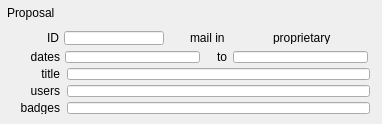
    <widget class="caFrame" name="caFrame_2">
     <property name="geometry">
      <rect>
       <x>0</x>
       <y>0</y>
       <width>382</width>
       <height>124</height>
      </rect>
     </property>
     <widget class="caLabel" name="caLabel_3">
      <property name="geometry">
       <rect>
        <x>7</x>
        <y>5</y>
        <width>120</width>
        <height>16</height>
       </rect>
      </property>
      <property name="text">
       <string>Proposal</string>
      </property>
      <property name="alignment">
       <set>Qt::AlignAbsolute|Qt::AlignLeading|Qt::AlignLeft|Qt::AlignVCenter</set>
      </property>
      <property name="fontScaleMode">
       <enum>ESimpleLabel::WidthAndHeight</enum>
      </property>
      <property name="foreground">
       <color>
        <red>0</red>
        <green>0</green>
        <blue>0</blue>
       </color>
      </property>
      <property name="background">
       <color alpha="0">
        <red>0</red>
        <green>0</green>
        <blue>0</blue>
       </color>
      </property>
      <property name="frameShape">
       <enum>QFrame::NoFrame</enum>
      </property>
     </widget>
     <widget class="caGraphics" name="caRectangle_0">
      <property name="geometry">
       <rect>
        <x>0</x>
        <y>0</y>
        <width>380</width>
        <height>122</height>
       </rect>
      </property>
      <property name="foreground">
       <color>
        <red>0</red>
        <green>0</green>
        <blue>0</blue>
       </color>
      </property>
      <property name="linestyle" stdset="0">
       <enum>caGraphics::Solid</enum>
      </property>
      <property name="lineSize">
       <number>2</number>
      </property>
      <property name="lineColor">
       <color>
        <red>0</red>
        <green>0</green>
        <blue>0</blue>
       </color>
      </property>
      <property name="form">
       <enum>caGraphics::Rectangle</enum>
      </property>
      <property name="background" stdset="0">
       <color alpha="0">
        <red>0</red>
        <green>0</green>
        <blue>0</blue>
       </color>
      </property>
     </widget>
     <widget class="caFrame" name="caFrame_3">
      <property name="geometry">
       <rect>
        <x>29</x>
        <y>30</y>
        <width>346</width>
        <height>18</height>
       </rect>
      </property>
      <widget class="caFrame" name="caFrame_4">
       <property name="geometry">
        <rect>
         <x>140</x>
         <y>0</y>
         <width>73</width>
         <height>18</height>
        </rect>
       </property>
       <widget class="caLabel" name="caLabel_4">
        <property name="geometry">
         <rect>
          <x>21</x>
          <y>2</y>
          <width>50</width>
          <height>12</height>
         </rect>
        </property>
        <property name="text">
         <string>mail in</string>
        </property>
        <property name="alignment">
         <set>Qt::AlignAbsolute|Qt::AlignLeading|Qt::AlignLeft|Qt::AlignVCenter</set>
        </property>
        <property name="fontScaleMode">
         <enum>ESimpleLabel::WidthAndHeight</enum>
        </property>
        <property name="foreground">
         <color>
          <red>0</red>
          <green>0</green>
          <blue>0</blue>
         </color>
        </property>
        <property name="background">
         <color alpha="0">
          <red>0</red>
          <green>0</green>
          <blue>0</blue>
         </color>
        </property>
        <property name="frameShape">
         <enum>QFrame::NoFrame</enum>
        </property>
       </widget>
       <widget class="caFrame" name="caFrame_5">
        <property name="geometry">
         <rect>
          <x>0</x>
          <y>0</y>
          <width>18</width>
          <height>18</height>
         </rect>
        </property>
        <widget class="caGraphics" name="caRectangle_1">
         <property name="geometry">
          <rect>
           <x>0</x>
           <y>0</y>
           <width>16</width>
           <height>16</height>
          </rect>
         </property>
         <property name="foreground">
          <color>
           <red>0</red>
           <green>0</green>
           <blue>0</blue>
          </color>
         </property>
         <property name="linestyle" stdset="0">
          <enum>caGraphics::Solid</enum>
         </property>
         <property name="lineColor">
          <color>
           <red>0</red>
           <green>0</green>
           <blue>0</blue>
          </color>
         </property>
         <property name="channel" stdset="0">
          <string>$(P)proposal:mailInFlag</string>
         </property>
         <property name="form">
          <enum>caGraphics::Rectangle</enum>
         </property>
         <property name="background" stdset="0">
          <color alpha="0">
           <red>0</red>
           <green>0</green>
           <blue>0</blue>
          </color>
         </property>
        </widget>
        <widget class="caGraphics" name="caRectangle_2">
         <property name="geometry">
          <rect>
           <x>4</x>
           <y>4</y>
           <width>8</width>
           <height>8</height>
          </rect>
         </property>
         <property name="foreground">
          <color>
           <red>0</red>
           <green>0</green>
           <blue>0</blue>
          </color>
         </property>
         <property name="linestyle" stdset="0">
          <enum>caGraphics::Solid</enum>
         </property>
         <property name="fillstyle" stdset="0">
          <enum>caGraphics::Filled</enum>
         </property>
         <property name="lineColor">
          <color>
           <red>0</red>
           <green>0</green>
           <blue>0</blue>
          </color>
         </property>
         <property name="visibility">
          <enum>caGraphics::IfNotZero</enum>
         </property>
         <property name="channel" stdset="0">
          <string>$(P)proposal:mailInFlag</string>
         </property>
         <property name="form">
          <enum>caGraphics::Rectangle</enum>
         </property>
        </widget>
       </widget>
      </widget>
      <widget class="caFrame" name="caFrame_6">
       <property name="geometry">
        <rect>
         <x>223</x>
         <y>0</y>
         <width>123</width>
         <height>18</height>
        </rect>
       </property>
       <widget class="caFrame" name="caFrame_7">
        <property name="geometry">
         <rect>
          <x>0</x>
          <y>0</y>
          <width>18</width>
          <height>18</height>
         </rect>
        </property>
        <widget class="caGraphics" name="caRectangle_3">
         <property name="geometry">
          <rect>
           <x>0</x>
           <y>0</y>
           <width>16</width>
           <height>16</height>
          </rect>
         </property>
         <property name="foreground">
          <color>
           <red>0</red>
           <green>0</green>
           <blue>0</blue>
          </color>
         </property>
         <property name="linestyle" stdset="0">
          <enum>caGraphics::Solid</enum>
         </property>
         <property name="lineColor">
          <color>
           <red>0</red>
           <green>0</green>
           <blue>0</blue>
          </color>
         </property>
         <property name="channel" stdset="0">
          <string>$(P)proposal:mailInFlag</string>
         </property>
         <property name="form">
          <enum>caGraphics::Rectangle</enum>
         </property>
         <property name="background" stdset="0">
          <color alpha="0">
           <red>0</red>
           <green>0</green>
           <blue>0</blue>
          </color>
         </property>
        </widget>
        <widget class="caGraphics" name="caRectangle_4">
         <property name="geometry">
          <rect>
           <x>4</x>
           <y>4</y>
           <width>8</width>
           <height>8</height>
          </rect>
         </property>
         <property name="foreground">
          <color>
           <red>0</red>
           <green>0</green>
           <blue>0</blue>
          </color>
         </property>
         <property name="linestyle" stdset="0">
          <enum>caGraphics::Solid</enum>
         </property>
         <property name="fillstyle" stdset="0">
          <enum>caGraphics::Filled</enum>
         </property>
         <property name="lineColor">
          <color>
           <red>0</red>
           <green>0</green>
           <blue>0</blue>
          </color>
         </property>
         <property name="visibility">
          <enum>caGraphics::IfNotZero</enum>
         </property>
         <property name="channel" stdset="0">
          <string>$(P)proposal:proprietaryFlag</string>
         </property>
         <property name="form">
          <enum>caGraphics::Rectangle</enum>
         </property>
        </widget>
       </widget>
       <widget class="caLabel" name="caLabel_5">
        <property name="geometry">
         <rect>
          <x>21</x>
          <y>2</y>
          <width>100</width>
          <height>12</height>
         </rect>
        </property>
        <property name="text">
         <string>proprietary</string>
        </property>
        <property name="alignment">
         <set>Qt::AlignAbsolute|Qt::AlignLeading|Qt::AlignLeft|Qt::AlignVCenter</set>
        </property>
        <property name="fontScaleMode">
         <enum>ESimpleLabel::WidthAndHeight</enum>
        </property>
        <property name="foreground">
         <color>
          <red>0</red>
          <green>0</green>
          <blue>0</blue>
         </color>
        </property>
        <property name="background">
         <color alpha="0">
          <red>0</red>
          <green>0</green>
          <blue>0</blue>
         </color>
        </property>
        <property name="frameShape">
         <enum>QFrame::NoFrame</enum>
        </property>
       </widget>
      </widget>
      <widget class="caFrame" name="caFrame_8">
       <property name="geometry">
        <rect>
         <x>0</x>
         <y>1</y>
         <width>137</width>
         <height>16</height>
        </rect>
       </property>
       <widget class="caLabel" name="caLabel_6">
        <property name="geometry">
         <rect>
          <x>0</x>
          <y>0</y>
          <width>30</width>
          <height>14</height>
         </rect>
        </property>
        <property name="text">
         <string>ID</string>
        </property>
        <property name="alignment">
         <set>Qt::AlignAbsolute|Qt::AlignRight|Qt::AlignTrailing|Qt::AlignVCenter</set>
        </property>
        <property name="fontScaleMode">
         <enum>ESimpleLabel::WidthAndHeight</enum>
        </property>
        <property name="foreground">
         <color>
          <red>0</red>
          <green>0</green>
          <blue>0</blue>
         </color>
        </property>
        <property name="background">
         <color alpha="0">
          <red>0</red>
          <green>0</green>
          <blue>0</blue>
         </color>
        </property>
        <property name="frameShape">
         <enum>QFrame::NoFrame</enum>
        </property>
       </widget>
       <widget class="caTextEntry" name="caTextEntry_2">
        <property name="geometry">
         <rect>
          <x>35</x>
          <y>0</y>
          <width>100</width>
          <height>14</height>
         </rect>
        </property>
        <property name="channel" stdset="0">
         <string>$(P)proposal:id</string>
        </property>
        <property name="foreground">
         <color>
          <red>0</red>
          <green>0</green>
          <blue>0</blue>
         </color>
        </property>
        <property name="background">
         <color>
          <red>153</red>
          <green>255</green>
          <blue>255</blue>
         </color>
        </property>
        <property name="colorMode">
         <enum>caLineEdit::Static</enum>
        </property>
        <property name="precisionMode">
         <enum>caLineEdit::Channel</enum>
        </property>
        <property name="limitsMode">
         <enum>caLineEdit::Channel</enum>
        </property>
        <property name="maxValue">
         <double>1.000000000000000</double>
        </property>
        <property name="minValue">
         <double>0.000000000000000</double>
        </property>
        <property name="fontScaleMode" stdset="0">
         <enum>caLineEdit::WidthAndHeight</enum>
        </property>
        <property name="formatType">
         <enum>caLineEdit::decimal</enum>
        </property>
       </widget>
      </widget>
     </widget>
     <widget class="caFrame" name="caFrame_9">
      <property name="geometry">
       <rect>
        <x>10</x>
        <y>51</y>
        <width>360</width>
        <height>14</height>
       </rect>
      </property>
      <widget class="caLabel" name="caLabel_7">
       <property name="geometry">
        <rect>
         <x>0</x>
         <y>0</y>
         <width>50</width>
         <height>12</height>
        </rect>
       </property>
       <property name="text">
        <string>dates</string>
       </property>
       <property name="alignment">
        <set>Qt::AlignAbsolute|Qt::AlignRight|Qt::AlignTrailing|Qt::AlignVCenter</set>
       </property>
       <property name="fontScaleMode">
        <enum>ESimpleLabel::WidthAndHeight</enum>
       </property>
       <property name="foreground">
        <color>
         <red>0</red>
         <green>0</green>
         <blue>0</blue>
        </color>
       </property>
       <property name="background">
        <color alpha="0">
         <red>0</red>
         <green>0</green>
         <blue>0</blue>
        </color>
       </property>
       <property name="frameShape">
        <enum>QFrame::NoFrame</enum>
       </property>
      </widget>
      <widget class="caTextEntry" name="caTextEntry_3">
       <property name="geometry">
        <rect>
         <x>55</x>
         <y>0</y>
         <width>135</width>
         <height>12</height>
        </rect>
       </property>
       <property name="channel" stdset="0">
        <string>$(P)proposal:startDate</string>
       </property>
       <property name="foreground">
        <color>
         <red>0</red>
         <green>0</green>
         <blue>0</blue>
        </color>
       </property>
       <property name="background">
        <color>
         <red>235</red>
         <green>241</green>
         <blue>181</blue>
        </color>
       </property>
       <property name="colorMode">
        <enum>caLineEdit::Static</enum>
       </property>
       <property name="precisionMode">
        <enum>caLineEdit::Channel</enum>
       </property>
       <property name="limitsMode">
        <enum>caLineEdit::Channel</enum>
       </property>
       <property name="maxValue">
        <double>1.000000000000000</double>
       </property>
       <property name="minValue">
        <double>0.000000000000000</double>
       </property>
       <property name="fontScaleMode" stdset="0">
        <enum>caLineEdit::WidthAndHeight</enum>
       </property>
       <property name="formatType">
        <enum>caLineEdit::decimal</enum>
       </property>
      </widget>
      <widget class="caLabel" name="caLabel_8">
       <property name="geometry">
        <rect>
         <x>195</x>
         <y>0</y>
         <width>22</width>
         <height>12</height>
        </rect>
       </property>
       <property name="text">
        <string>to</string>
       </property>
       <property name="alignment">
        <set>Qt::AlignAbsolute|Qt::AlignRight|Qt::AlignTrailing|Qt::AlignVCenter</set>
       </property>
       <property name="fontScaleMode">
        <enum>ESimpleLabel::WidthAndHeight</enum>
       </property>
       <property name="foreground">
        <color>
         <red>0</red>
         <green>0</green>
         <blue>0</blue>
        </color>
       </property>
       <property name="background">
        <color alpha="0">
         <red>0</red>
         <green>0</green>
         <blue>0</blue>
        </color>
       </property>
       <property name="frameShape">
        <enum>QFrame::NoFrame</enum>
       </property>
      </widget>
      <widget class="caTextEntry" name="caTextEntry_4">
       <property name="geometry">
        <rect>
         <x>223</x>
         <y>0</y>
         <width>135</width>
         <height>12</height>
        </rect>
       </property>
       <property name="channel" stdset="0">
        <string>$(P)proposal:endDate</string>
       </property>
       <property name="foreground">
        <color>
         <red>0</red>
         <green>0</green>
         <blue>0</blue>
        </color>
       </property>
       <property name="background">
        <color>
         <red>235</red>
         <green>241</green>
         <blue>181</blue>
        </color>
       </property>
       <property name="colorMode">
        <enum>caLineEdit::Static</enum>
       </property>
       <property name="precisionMode">
        <enum>caLineEdit::Channel</enum>
       </property>
       <property name="limitsMode">
        <enum>caLineEdit::Channel</enum>
       </property>
       <property name="maxValue">
        <double>1.000000000000000</double>
       </property>
       <property name="minValue">
        <double>0.000000000000000</double>
       </property>
       <property name="fontScaleMode" stdset="0">
        <enum>caLineEdit::WidthAndHeight</enum>
       </property>
       <property name="formatType">
        <enum>caLineEdit::decimal</enum>
       </property>
      </widget>
     </widget>
     <widget class="caFrame" name="caFrame_10">
      <property name="geometry">
       <rect>
        <x>10</x>
        <y>68</y>
        <width>362</width>
        <height>14</height>
       </rect>
      </property>
      <widget class="caLabel" name="caLabel_9">
       <property name="geometry">
        <rect>
         <x>0</x>
         <y>0</y>
         <width>50</width>
         <height>12</height>
        </rect>
       </property>
       <property name="text">
        <string>title</string>
       </property>
       <property name="alignment">
        <set>Qt::AlignAbsolute|Qt::AlignRight|Qt::AlignTrailing|Qt::AlignVCenter</set>
       </property>
       <property name="fontScaleMode">
        <enum>ESimpleLabel::WidthAndHeight</enum>
       </property>
       <property name="foreground">
        <color>
         <red>0</red>
         <green>0</green>
         <blue>0</blue>
        </color>
       </property>
       <property name="background">
        <color alpha="0">
         <red>0</red>
         <green>0</green>
         <blue>0</blue>
        </color>
       </property>
       <property name="frameShape">
        <enum>QFrame::NoFrame</enum>
       </property>
      </widget>
      <widget class="caLineEdit" name="caLineEdit_0">
       <property name="geometry">
        <rect>
         <x>57</x>
         <y>0</y>
         <width>303</width>
         <height>12</height>
        </rect>
       </property>
       <property name="alignment">
        <set>Qt::AlignAbsolute|Qt::AlignLeading|Qt::AlignLeft|Qt::AlignVCenter</set>
       </property>
       <property name="channel" stdset="0">
        <string>$(P)proposal:title</string>
       </property>
       <property name="foreground">
        <color>
         <red>0</red>
         <green>0</green>
         <blue>0</blue>
        </color>
       </property>
       <property name="background">
        <color>
         <red>235</red>
         <green>241</green>
         <blue>181</blue>
        </color>
       </property>
       <property name="colorMode">
        <enum>caLineEdit::Static</enum>
       </property>
       <property name="precisionMode">
        <enum>caLineEdit::Channel</enum>
       </property>
       <property name="limitsMode">
        <enum>caLineEdit::Channel</enum>
       </property>
       <property name="maxValue">
        <double>1.000000000000000</double>
       </property>
       <property name="minValue">
        <double>0.000000000000000</double>
       </property>
       <property name="fontScaleMode" stdset="0">
        <enum>caLineEdit::WidthAndHeight</enum>
       </property>
       <property name="formatType">
        <enum>caLineEdit::string</enum>
       </property>
      </widget>
     </widget>
     <widget class="caFrame" name="caFrame_11">
      <property name="geometry">
       <rect>
        <x>10</x>
        <y>85</y>
        <width>362</width>
        <height>14</height>
       </rect>
      </property>
      <widget class="caLabel" name="caLabel_10">
       <property name="geometry">
        <rect>
         <x>0</x>
         <y>0</y>
         <width>50</width>
         <height>12</height>
        </rect>
       </property>
       <property name="text">
        <string>users</string>
       </property>
       <property name="alignment">
        <set>Qt::AlignAbsolute|Qt::AlignRight|Qt::AlignTrailing|Qt::AlignVCenter</set>
       </property>
       <property name="fontScaleMode">
        <enum>ESimpleLabel::WidthAndHeight</enum>
       </property>
       <property name="foreground">
        <color>
         <red>0</red>
         <green>0</green>
         <blue>0</blue>
        </color>
       </property>
       <property name="background">
        <color alpha="0">
         <red>0</red>
         <green>0</green>
         <blue>0</blue>
        </color>
       </property>
       <property name="frameShape">
        <enum>QFrame::NoFrame</enum>
       </property>
      </widget>
      <widget class="caLineEdit" name="caLineEdit_1">
       <property name="geometry">
        <rect>
         <x>57</x>
         <y>0</y>
         <width>303</width>
         <height>12</height>
        </rect>
       </property>
       <property name="alignment">
        <set>Qt::AlignAbsolute|Qt::AlignLeading|Qt::AlignLeft|Qt::AlignVCenter</set>
       </property>
       <property name="channel" stdset="0">
        <string>$(P)proposal:users</string>
       </property>
       <property name="foreground">
        <color>
         <red>0</red>
         <green>0</green>
         <blue>0</blue>
        </color>
       </property>
       <property name="background">
        <color>
         <red>235</red>
         <green>241</green>
         <blue>181</blue>
        </color>
       </property>
       <property name="colorMode">
        <enum>caLineEdit::Static</enum>
       </property>
       <property name="precisionMode">
        <enum>caLineEdit::Channel</enum>
       </property>
       <property name="limitsMode">
        <enum>caLineEdit::Channel</enum>
       </property>
       <property name="maxValue">
        <double>1.000000000000000</double>
       </property>
       <property name="minValue">
        <double>0.000000000000000</double>
       </property>
       <property name="fontScaleMode" stdset="0">
        <enum>caLineEdit::WidthAndHeight</enum>
       </property>
       <property name="formatType">
        <enum>caLineEdit::string</enum>
       </property>
      </widget>
     </widget>
     <widget class="caFrame" name="caFrame_12">
      <property name="geometry">
       <rect>
        <x>10</x>
        <y>102</y>
        <width>362</width>
        <height>14</height>
       </rect>
      </property>
      <widget class="caLineEdit" name="caLineEdit_2">
       <property name="geometry">
        <rect>
         <x>57</x>
         <y>0</y>
         <width>303</width>
         <height>12</height>
        </rect>
       </property>
       <property name="alignment">
        <set>Qt::AlignAbsolute|Qt::AlignLeading|Qt::AlignLeft|Qt::AlignVCenter</set>
       </property>
       <property name="channel" stdset="0">
        <string>$(P)proposal:userBadges</string>
       </property>
       <property name="foreground">
        <color>
         <red>0</red>
         <green>0</green>
         <blue>0</blue>
        </color>
       </property>
       <property name="background">
        <color>
         <red>235</red>
         <green>241</green>
         <blue>181</blue>
        </color>
       </property>
       <property name="colorMode">
        <enum>caLineEdit::Static</enum>
       </property>
       <property name="precisionMode">
        <enum>caLineEdit::Channel</enum>
       </property>
       <property name="limitsMode">
        <enum>caLineEdit::Channel</enum>
       </property>
       <property name="maxValue">
        <double>1.000000000000000</double>
       </property>
       <property name="minValue">
        <double>0.000000000000000</double>
       </property>
       <property name="fontScaleMode" stdset="0">
        <enum>caLineEdit::WidthAndHeight</enum>
       </property>
       <property name="formatType">
        <enum>caLineEdit::string</enum>
       </property>
      </widget>
      <widget class="caLabel" name="caLabel_11">
       <property name="geometry">
        <rect>
         <x>0</x>
         <y>0</y>
         <width>50</width>
         <height>12</height>
        </rect>
       </property>
       <property name="text">
        <string>badges</string>
       </property>
       <property name="alignment">
        <set>Qt::AlignAbsolute|Qt::AlignRight|Qt::AlignTrailing|Qt::AlignVCenter</set>
       </property>
       <property name="fontScaleMode">
        <enum>ESimpleLabel::WidthAndHeight</enum>
       </property>
       <property name="foreground">
        <color>
         <red>0</red>
         <green>0</green>
         <blue>0</blue>
        </color>
       </property>
       <property name="background">
        <color alpha="0">
         <red>0</red>
         <green>0</green>
         <blue>0</blue>
        </color>
       </property>
       <property name="frameShape">
        <enum>QFrame::NoFrame</enum>
       </property>
      </widget>
     </widget>
    </widget>
